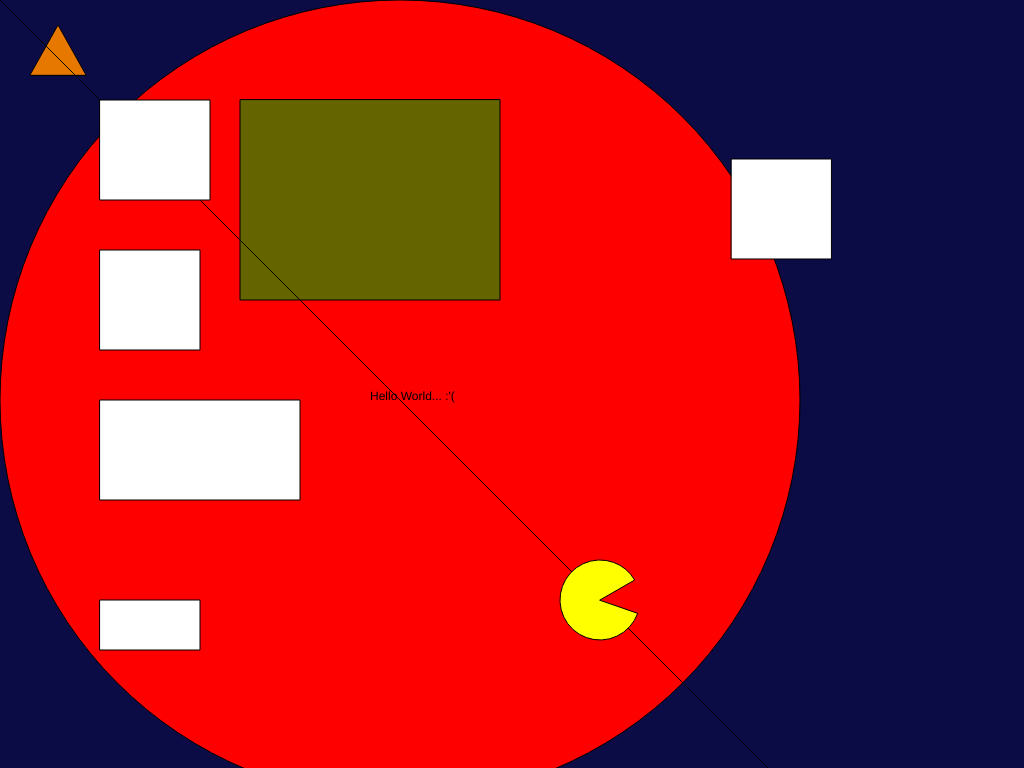
Frame 1 (no input)
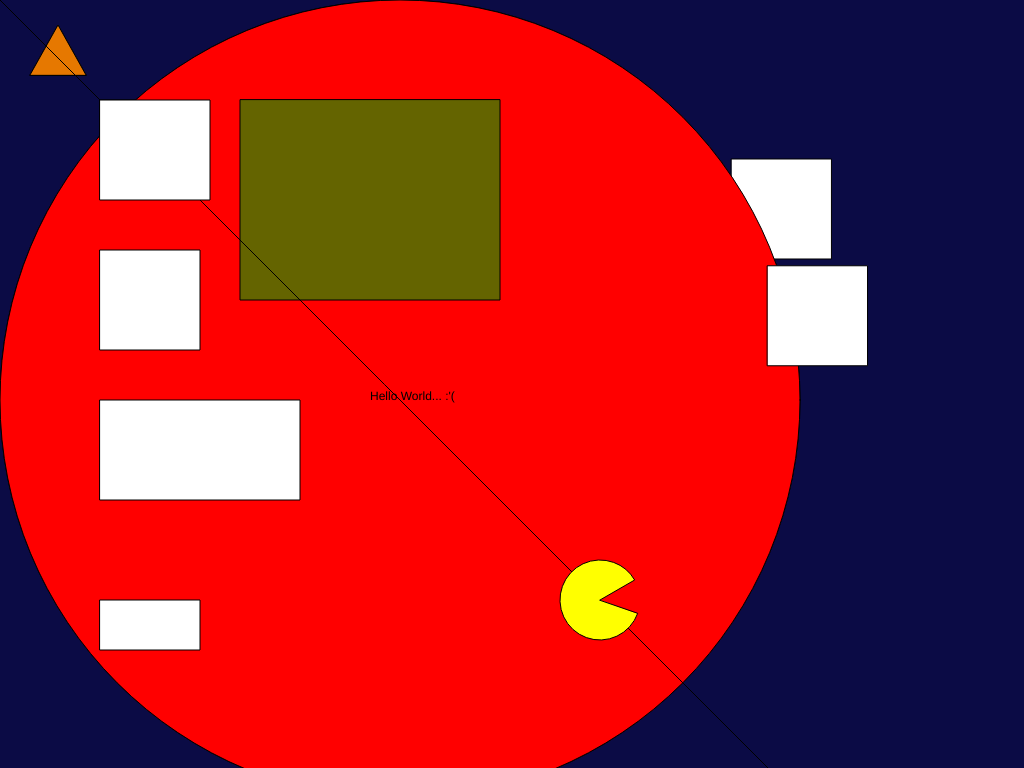
Frame 2 (the mouse pressed at the canvas centre, redrawn once)

The p5.js sketch that drew these frames (run headless with seeded random() and noise() and a simulated clock; the mouse was pressed at the canvas centre and the sketch redrawn once):

// p5.js sketch
// ── sketch.js
let STEVEYG = 100;
let rectHeight = 100;

function setup() {
  angleMode(DEGREES);
  createCanvas(1024,768);
  background(11,11,69);
  noLoop();
}

function draw() {
  //Challenge 1: 
  fill(255,0,0);
  ellipse(400,400,800,800);
  fill(0);
  text("Hello World... :'(", 370,400);

  //Challenge 2:
  fill(230,120,0);
  triangle (30, 75, 58, 25, 86, 75);
  fill(100,100,0);
  quad (500, 100, 500, 300, 240, 300, 240, 100);
  fill (255,255,0);
  line (800, 800, 0, 0);
  arc(600, 600, 80, 80, 20, 330, PIE);

  //Challenge 3 & 4:
  fill(255,255,255) ;
  rect(100, 100, rectHeight + 10, STEVEYG);
  fill(255,255,255) ;
  rect(100, 250, rectHeight, STEVEYG);
  fill(255,255,255) ;
  rect(100, 400, rectHeight * 2, STEVEYG);
  fill(255,255,255) ;
  rect(100, 600, rectHeight, STEVEYG / 2);

  //challenge 5: 
  drawShape(STEVEYG,rectHeight)
}

function drawShape(rectangleWidth,rectangleHeight) {
  let xPos = random(0, width);
  let yPos = random(0, height);
  rect (xPos,yPos,STEVEYG,rectHeight);
}
